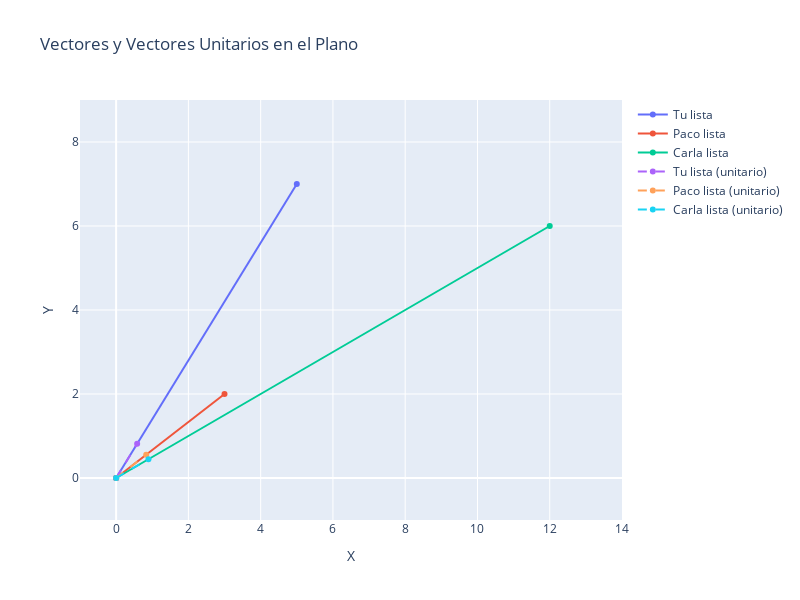

The notebook cell this image was saved under:
### Markdown cell above
Imagina que los vectores X e Y son nuestras listas de la compra. En cada uno de los casos estariamos comparando distintas listas de la compra. Visualmente es fácil decir que dos vectores se parecen cuanto más pequeño es el ángulo entre ellos. Y eso es precisamente lo que mide la similaridad de coseno, el coseno del ángulo entre los dos vectores.

Recordatorio de trigonometría: el coseno de un ángulo es el cateto adyacente a ese ángulo dividido por la hipotenusa. En este caso, el cateto adyacente es el producto escalar de los vectores y la hipotenusa es el producto de las magnitudes de los vectores. El rango de valores de la similaridad de coseno va de -1 a 1, siendo 1 cuando los vectores son iguales y -1 cuando son opuestos.

### Code cell
import numpy as np
import plotly.graph_objects as go

# Definir los vectores
tu_lista = np.array([5, 7])
paco_lista = np.array([3, 2])
carla_lista = np.array([12, 6])

# Calcular los vectores unitarios
tu_lista_unitario = tu_lista / np.linalg.norm(tu_lista)
paco_lista_unitario = paco_lista / np.linalg.norm(paco_lista)
carla_lista_unitario = carla_lista / np.linalg.norm(carla_lista)

# Crear el gráfico
fig = go.Figure()

# Agregar los vectores originales al gráfico
fig.add_trace(go.Scatter(x=[0, tu_lista[0]], y=[0, tu_lista[1]], mode='lines+markers', name='Tu lista'))
fig.add_trace(go.Scatter(x=[0, paco_lista[0]], y=[0, paco_lista[1]], mode='lines+markers', name='Paco lista'))
fig.add_trace(go.Scatter(x=[0, carla_lista[0]], y=[0, carla_lista[1]], mode='lines+markers', name='Carla lista'))

# Agregar los vectores unitarios al gráfico
fig.add_trace(go.Scatter(x=[0, tu_lista_unitario[0]], y=[0, tu_lista_unitario[1]], mode='lines+markers', name='Tu lista (unitario)', line=dict(dash='dash')))
fig.add_trace(go.Scatter(x=[0, paco_lista_unitario[0]], y=[0, paco_lista_unitario[1]], mode='lines+markers', name='Paco lista (unitario)', line=dict(dash='dash')))
fig.add_trace(go.Scatter(x=[0, carla_lista_unitario[0]], y=[0, carla_lista_unitario[1]], mode='lines+markers', name='Carla lista (unitario)', line=dict(dash='dash')))

# Configurar los ejes
fig.update_layout(
    title="Vectores y Vectores Unitarios en el Plano",
    xaxis_title="X",
    yaxis_title="Y",
    showlegend=True,
    xaxis=dict(range=[-1, max(tu_lista[0], paco_lista[0], carla_lista[0]) + 2]),
    yaxis=dict(range=[-1, max(tu_lista[1], paco_lista[1], carla_lista[1]) + 2]),
    width=800,
    height=600,
    autosize=False
)

# Mostrar el gráfico
fig.show()

### Figure 1 — Plotly figure (JSON) as saved in the notebook; plotly's stock layout.template omitted (floating-point values rounded to 4 significant figures)
{"data": [{"mode": "lines+markers", "name": "Tu lista", "type": "scatter", "x": [0, 5], "y": [0, 7]}, {"mode": "lines+markers", "name": "Paco lista", "type": "scatter", "x": [0, 3], "y": [0, 2]}, {"mode": "lines+markers", "name": "Carla lista", "type": "scatter", "x": [0, 12], "y": [0, 6]}, {"line": {"dash": "dash"}, "mode": "lines+markers", "name": "Tu lista (unitario)", "type": "scatter", "x": [0, 0.5812], "y": [0, 0.8137]}, {"line": {"dash": "dash"}, "mode": "lines+markers", "name": "Paco lista (unitario)", "type": "scatter", "x": [0, 0.8321], "y": [0, 0.5547]}, {"line": {"dash": "dash"}, "mode": "lines+markers", "name": "Carla lista (unitario)", "type": "scatter", "x": [0, 0.8944], "y": [0, 0.4472]}], "layout": {"autosize": false, "height": 600, "showlegend": true, "title": {"text": "Vectores y Vectores Unitarios en el Plano"}, "width": 800, "xaxis": {"range": [-1, 14], "title": {"text": "X"}}, "yaxis": {"range": [-1, 9], "title": {"text": "Y"}}}}
